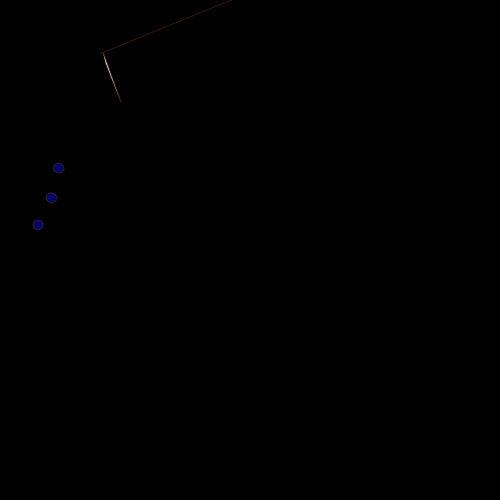
Frame 1 (no input)
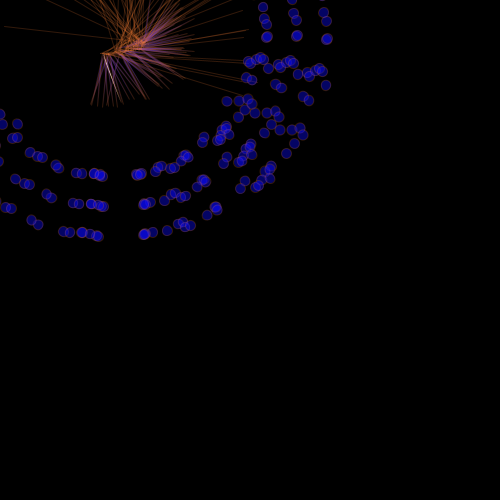
Frame 60 (the mouse pressed at the canvas centre just before this capture)
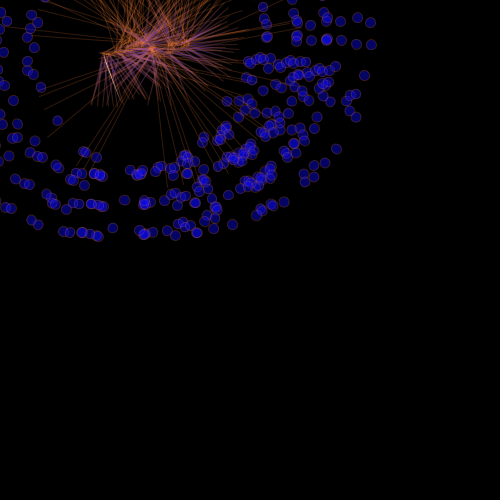
Frame 120 (the mouse held since frame 60 and released just before this capture)

The Processing sketch that drew these frames (run headless with seeded random() and noise(); from frame 60 on, the mouse is pressed at the canvas centre):

// Processing sketch: processing_167639
// ── processing_167639.pde

float x = 100.0;
float y = 50.0;
float angle = 0.0;
float speed = 0.5;

void setup() {
  size(500,500);
  background(0);
  stroke(255, 130, 50, 50);
  smooth();
  randomSeed(100);
}

void draw() {
  angle += random(-0.3, 0.3);
  x += cos(angle) * speed * HALF_PI;
  y += sin(angle) * speed;
  translate(x,y);
  rotate(angle * PI);
  line(100, -100, HALF_PI, PI);
  triangle(40, 40, PI, HALF_PI, 10, 10);
  fill(10, 10, 255, 100);
  ellipse(10*x, 10*y, PI, 10);
    ellipse(10 + (sin(angle+PI) * 5), 125, 10, 10);
  ellipse(10 + (sin(angle + HALF_PI) * 5), 155, 10,10);
  ellipse(10 + (sin(angle + QUARTER_PI) * 5), 185, 10, 10);
}
